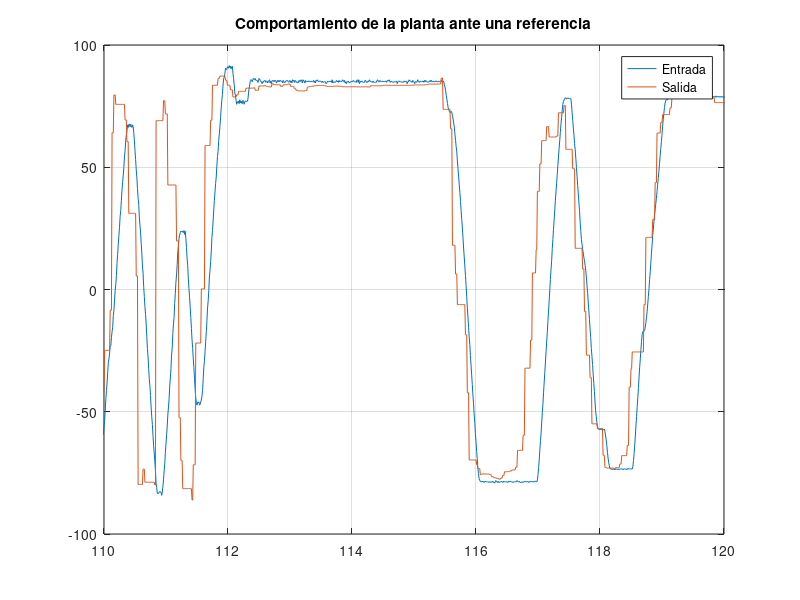
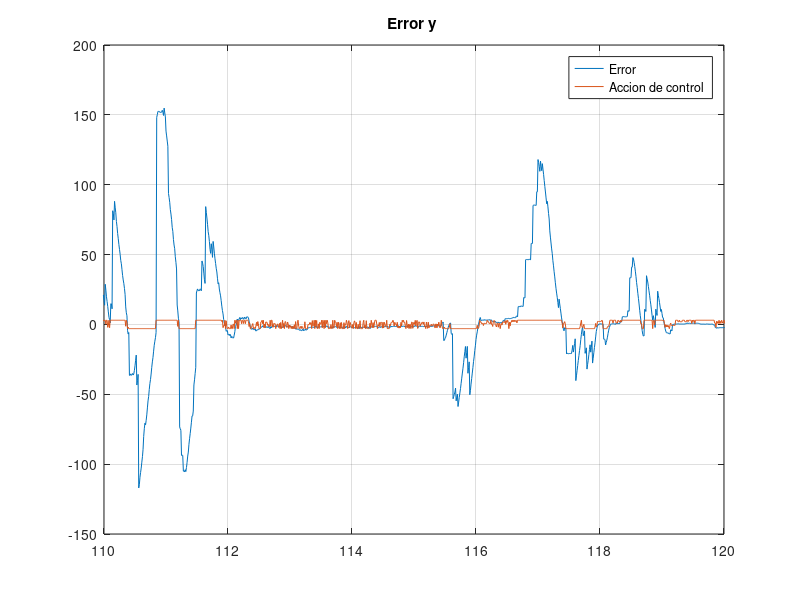

MATLAB code to generate these figures, in order:
clc;clear all;
load('medidas hiperimu.mat');    %se carga el archivo con los valores de la simulacion
% para generar cada variable utilice el comando "squeeze(x(var,1,:))"
tmin=110;
tmax=120;
%% Graficacion
figure(1);
plot(t,entrada,t,salida);
grid on;
xlim([tmin tmax]); %Se selecciona un rango con mucho movimiento de la referencia
legend("Entrada","Salida");
title("Comportamiento de la planta ante una referencia");
saveas(1,"entradaysalida.png")
%% grafica con error y accion de control
figure(2);
accioncontrol=(accioncontrol)/10;
plot(t,error,t,accioncontrol);
grid on;
xlim([tmin tmax]); %Se selecciona un rango con mucho movimiento de la referencia
legend("Error","Accion de control");
title("Error y ");
saveas(2,"error y accioncontrol.png")